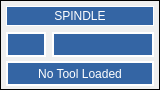
                 <widget class="QFrame" name="gridFrame">
                  <property name="minimumSize">
                   <size>
                    <width>0</width>
                    <height>90</height>
                   </size>
                  </property>
                  <property name="maximumSize">
                   <size>
                    <width>160</width>
                    <height>90</height>
                   </size>
                  </property>
                  <property name="frameShape">
                   <enum>QFrame::Box</enum>
                  </property>
                  <layout class="QGridLayout" name="gridLayout_32">
                   <property name="leftMargin">
                    <number>5</number>
                   </property>
                   <property name="topMargin">
                    <number>5</number>
                   </property>
                   <property name="rightMargin">
                    <number>5</number>
                   </property>
                   <property name="bottomMargin">
                    <number>5</number>
                   </property>
                   <item row="1" column="1" colspan="2">
                    <widget class="StatusLabel" name="spindlespeed">
                     <property name="minimumSize">
                      <size>
                       <width>0</width>
                       <height>25</height>
                      </size>
                     </property>
                     <property name="maximumSize">
                      <size>
                       <width>190</width>
                       <height>25</height>
                      </size>
                     </property>
                     <property name="styleSheet">
                      <string notr="true">color: rgb(255, 255, 255);
background-color:rgb(52, 101, 164);</string>
                     </property>
                     <property name="frameShape">
                      <enum>QFrame::Box</enum>
                     </property>
                     <property name="lineWidth">
                      <number>2</number>
                     </property>
                     <property name="alignment">
                      <set>Qt::AlignCenter</set>
                     </property>
                     <property name="rules" stdset="0">
                      <string>[{&quot;channels&quot;: [{&quot;url&quot;: &quot;status:spindle.0.speed&quot;, &quot;trigger&quot;: true}], &quot;property&quot;: &quot;Text&quot;, &quot;expression&quot;: &quot;'RPM ' + '{:.0f}'.format(ch[0])&quot;, &quot;name&quot;: &quot;spindle speed&quot;}]</string>
                     </property>
                    </widget>
                   </item>
                   <item row="1" column="0">
                    <widget class="StatusLabel" name="tool_in_spindle_2">
                     <property name="minimumSize">
                      <size>
                       <width>0</width>
                       <height>25</height>
                      </size>
                     </property>
                     <property name="maximumSize">
                      <size>
                       <width>40</width>
                       <height>16777215</height>
                      </size>
                     </property>
                     <property name="styleSheet">
                      <string notr="true">color: rgb(255, 255, 255);
background-color:rgb(52, 101, 164);</string>
                     </property>
                     <property name="frameShape">
                      <enum>QFrame::Box</enum>
                     </property>
                     <property name="lineWidth">
                      <number>2</number>
                     </property>
                     <property name="alignment">
                      <set>Qt::AlignJustify|Qt::AlignVCenter</set>
                     </property>
                     <property name="rules" stdset="0">
                      <string>[{&quot;channels&quot;: [{&quot;url&quot;: &quot;status:tool_in_spindle&quot;, &quot;trigger&quot;: true}], &quot;property&quot;: &quot;Text&quot;, &quot;expression&quot;: &quot;'T# ' + str(ch[0])&quot;, &quot;name&quot;: &quot;current spindle tool&quot;}]</string>
                     </property>
                    </widget>
                   </item>
                   <item row="0" column="0" colspan="3">
                    <widget class="QLabel" name="label_38">
                     <property name="minimumSize">
                      <size>
                       <width>0</width>
                       <height>20</height>
                      </size>
                     </property>
                     <property name="maximumSize">
                      <size>
                       <width>190</width>
                       <height>25</height>
                      </size>
                     </property>
                     <property name="styleSheet">
                      <string notr="true">color: rgb(255, 255, 255);
background-color:rgb(52, 101, 164);</string>
                     </property>
                     <property name="frameShape">
                      <enum>QFrame::Box</enum>
                     </property>
                     <property name="text">
                      <string>SPINDLE</string>
                     </property>
                     <property name="alignment">
                      <set>Qt::AlignCenter</set>
                     </property>
                    </widget>
                   </item>
                   <item row="2" column="0" colspan="3">
                    <widget class="StatusLabel" name="tool_in_spindle_comment">
                     <property name="minimumSize">
                      <size>
                       <width>80</width>
                       <height>25</height>
                      </size>
                     </property>
                     <property name="maximumSize">
                      <size>
                       <width>16777215</width>
                       <height>25</height>
                      </size>
                     </property>
                     <property name="styleSheet">
                      <string notr="true">color: rgb(255, 255, 255);
background-color:rgb(52, 101, 164);</string>
                     </property>
                     <property name="frameShape">
                      <enum>QFrame::Box</enum>
                     </property>
                     <property name="lineWidth">
                      <number>2</number>
                     </property>
                     <property name="text">
                      <string>No Tool Loaded</string>
                     </property>
                     <property name="alignment">
                      <set>Qt::AlignCenter</set>
                     </property>
                     <property name="rules" stdset="0">
                      <string>[{&quot;channels&quot;: [{&quot;url&quot;: &quot;tooltable:current_tool?remark&quot;, &quot;trigger&quot;: true}], &quot;property&quot;: &quot;Text&quot;, &quot;expression&quot;: &quot;ch[0]&quot;, &quot;name&quot;: &quot;tool comment&quot;}]</string>
                     </property>
                    </widget>
                   </item>
                  </layout>
                 </widget>
